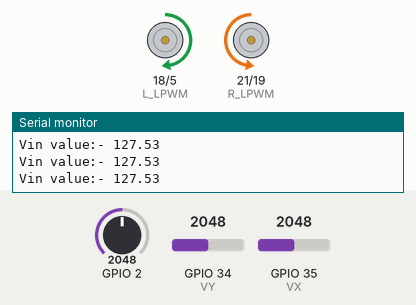
Simulated run of this sketch. Board: ESP32. Parts: motor-driver pin pairs drawn as motors (green arrow = first pin HIGH = forward, orange = second pin HIGH = backward, longer = more drive), the last lines printed to the serial monitor. The inputs (shaded band) are chosen by the test bench; at power-on: GPIO 2 = 2048, GPIO 34 (VY) = 2048, GPIO 35 (VX) = 2048.

Above: at 1.2 s.
1.3 s: GPIO 2 set to 2866
At 2.1 s:
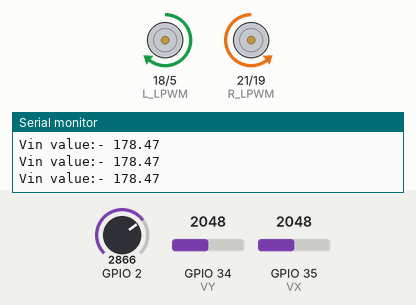
2.8 s: GPIO 2 set to 3603
At 3.9 s:
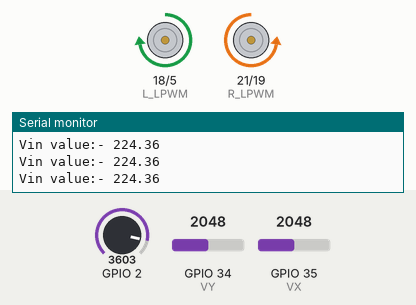
4.3 s: GPIO 2 set to 491
At 5.5 s:
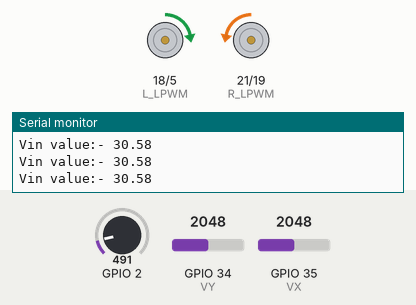
5.8 s: GPIO 2 set to 0
At 6.6 s:
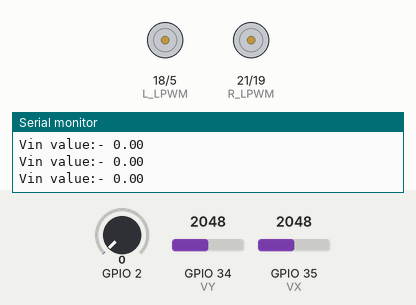
7.3 s: GPIO 2 set to 2047
At 8.3 s:
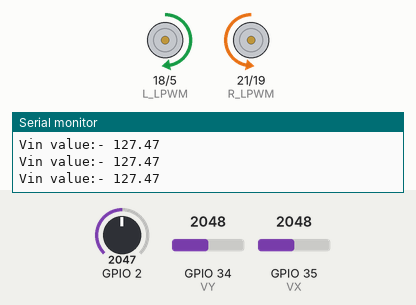
Timing chart, 0 to 9.8 s (numbered marks = the images above; inputs shaded):
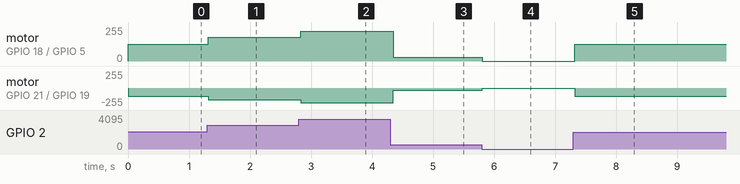

Measured:
- after the input at 1.3 s, motor on GPIO 18 (L_LPWM) / GPIO 5 (L_RPWM): forward 127/255 → forward 178/255 at once; motor on GPIO 21 (R_LPWM) / GPIO 19 (R_RPWM): backward 127/255 → backward 178/255 at once
- after the input at 2.8 s, motor on GPIO 18 (L_LPWM) / GPIO 5 (L_RPWM): forward 178/255 → forward 224/255 at once; motor on GPIO 21 (R_LPWM) / GPIO 19 (R_RPWM): backward 178/255 → backward 224/255 at once
- after the input at 4.3 s, motor on GPIO 18 (L_LPWM) / GPIO 5 (L_RPWM): forward 224/255 → forward 30/255 at once; motor on GPIO 21 (R_LPWM) / GPIO 19 (R_RPWM): backward 224/255 → backward 30/255 at once
- after the input at 5.8 s, motor on GPIO 18 (L_LPWM) / GPIO 5 (L_RPWM): forward 30/255 → stopped at once; motor on GPIO 21 (R_LPWM) / GPIO 19 (R_RPWM): backward 30/255 → stopped at once
- after the input at 7.3 s, motor on GPIO 18 (L_LPWM) / GPIO 5 (L_RPWM): stopped → forward 127/255 at once; motor on GPIO 21 (R_LPWM) / GPIO 19 (R_RPWM): stopped → backward 127/255 at once

The sketch:

joystick_motor_control.ino
```cpp
#include <Arduino.h>

// Right motors :-
#define L_LPWM 18
#define L_RPWM 5

// Left motors :-
#define R_LPWM  21
#define R_RPWM  19

// #define EN 2

#define VX 35  // X-axis pin
#define VY 34  // Y-axis pin

float mapFloat(float t, float in_min, float in_max, float out_min, float out_max) {
  return (t - in_min) * (out_max - out_min) / (in_max - in_min) + out_min;
}

// Anticlock condition --> RPWM = 0 ; LPWM = value
// Clock condition --> RPWM = value ; LPWM = 0

void forward(int value1, int value2) {
  // Left motors -- Anticlock
  analogWrite(L_LPWM, value1);
  analogWrite(L_RPWM, 0);
  // right motors -- Clock
  analogWrite(R_LPWM, 0);
  analogWrite(R_RPWM, value2);
}

void backward(int value1, int value2) {
  // Left motors -- Clock
  analogWrite(L_LPWM, 0);
  analogWrite(L_RPWM, value1);
  // right motors -- Anticlock
  analogWrite(R_LPWM, value2);
  analogWrite(R_RPWM, 0);
}

void setup() {

  pinMode(L_LPWM, OUTPUT);
  pinMode(L_RPWM, OUTPUT);
  pinMode(R_LPWM, OUTPUT);
  pinMode(R_RPWM, OUTPUT);
  // pinMode(EN, OUTPUT);

  pinMode(VX, INPUT);
  pinMode(VY, INPUT);

  Serial.begin(115200);
  Serial.println("...ESP32 has been started...");
}

void loop() {
  int Vx_value = analogRead(VX);
  int Vy_value = analogRead(VY);
  int VIN = analogRead(2);
  float Vin_mod = mapFloat(VIN, 0, 4095, 0, 255);
  Serial.print("Vin value:- ");
  Serial.println(Vin_mod);

  float Vx_mod = mapFloat(Vx_value, 0, 4095, -200, 200);
  float Vy_mod = mapFloat(Vy_value, 0, 4095, 50, -50);

  // Serial.print("Vx :- ");
  // Serial.print(Vx_mod);
  // Serial.print("  |  ");
  // Serial.print("Vy :- ");
  // Serial.println(Vy_mod);
  // if (Vx_mod>20){
  //   // forward(Vx_mod-Vy_mod, Vx_mod+Vy_mod);
  //   forward(Vin_mod, Vin_mod);
  //   Serial.println("Forward");
  // }
  // else if (Vx_mod<-20){
  //   Vx_mod = abs(Vx_mod);
  //   // backward(Vx_mod-Vy_mod, Vx_mod+Vy_mod);
  //   backward(Vin_mod, Vin_mod);
  //   Serial.println("Backward");
  // }
  forward(Vin_mod, Vin_mod);
  delay(50);
}
```
